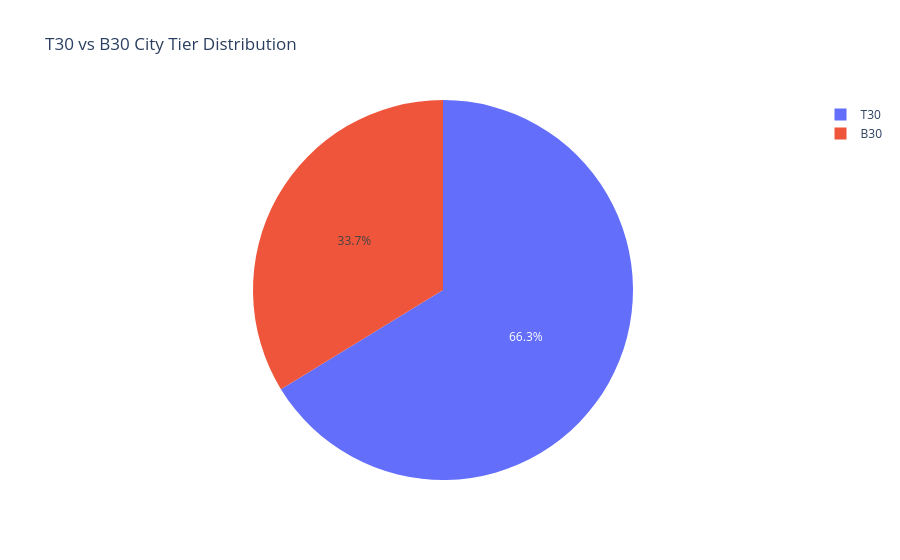

Source (notebook cell):
### Markdown cell above
### Finding 8: Regional Dominance
Maharashtra and Gujarat lead the country in total SIP investments, underscoring strong financial penetration in western states. *(See State-wise Bar Chart below)*

### Finding 9: T30 vs B30 Growth
Top 30 (T30) cities still hold the lion's share of assets, but Beyond 30 (B30) cities are capturing an increasingly significant slice. *(See Tier Pie Chart below)*

### Code cell
# 6. Geographic Distribution

# State Bar Chart
state_sip = sip_tx.groupby('state')['amount_inr'].sum().sort_values(ascending=True).tail(10)
plt.figure(figsize=(10, 6))
state_sip.plot(kind='barh', color='skyblue')
plt.title('Top 10 States by Total SIP Amount')
plt.xlabel('Total Amount (INR)')
plt.tight_layout()
plt.savefig('../reports/charts/state_bar.png')
plt.show()

# T30 vs B30
tier_counts = df_tx['city_tier'].value_counts()
fig_tier = px.pie(values=tier_counts.values, names=tier_counts.index, title='T30 vs B30 City Tier Distribution')
fig_tier.write_image('../reports/charts/tier_pie.png')
fig_tier.show()

### Figure 1 — Plotly figure (JSON) as saved in the notebook; plotly's stock layout.template omitted (floating-point values rounded to 4 significant figures)
{"data": [{"domain": {"x": [0.0, 1.0], "y": [0.0, 1.0]}, "hovertemplate": "label=%{label}<br>value=%{value}<extra></extra>", "labels": ["T30", "B30"], "legendgroup": "", "name": "", "showlegend": true, "type": "pie", "values": [21719, 11059]}], "layout": {"legend": {"tracegroupgap": 0}, "title": {"text": "T30 vs B30 City Tier Distribution"}}}
